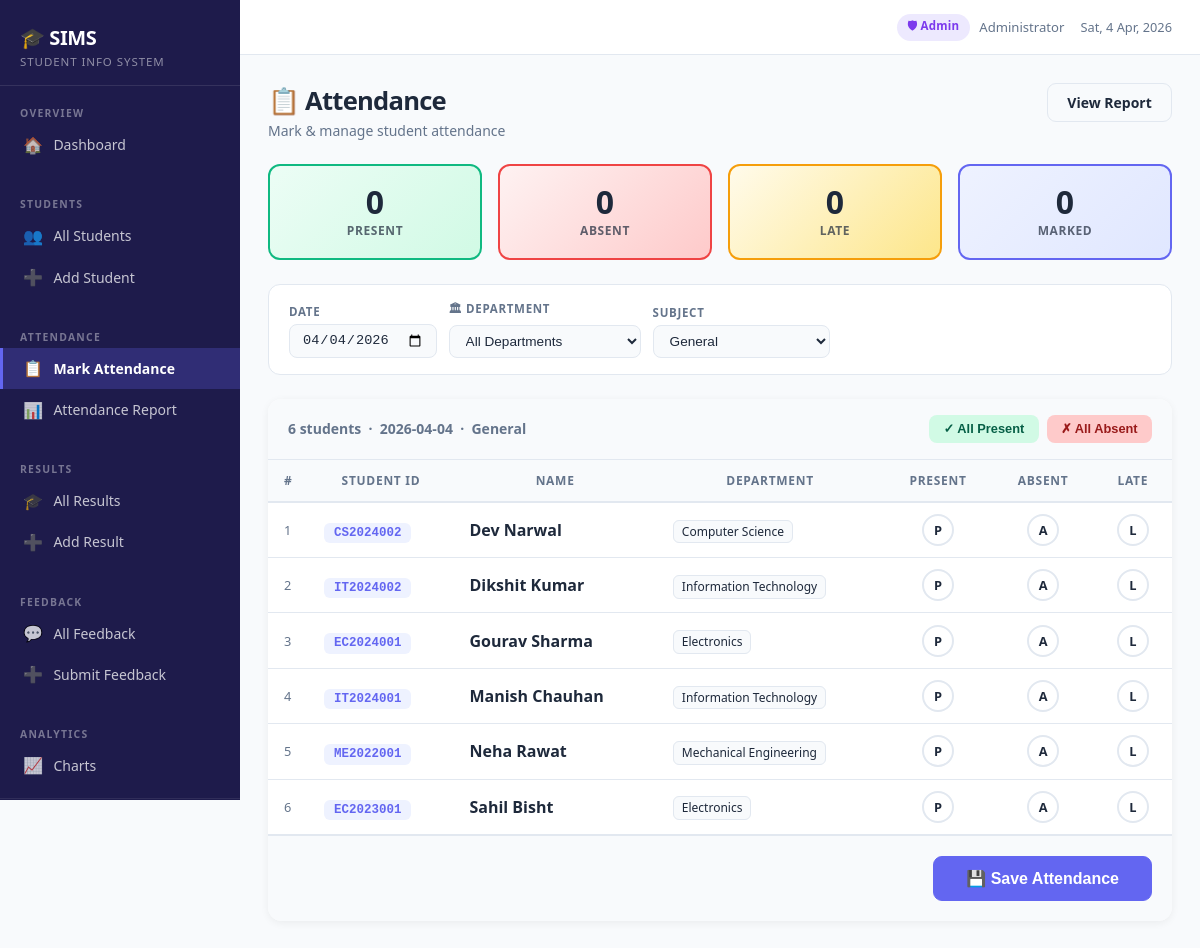
The app's page /attendance (signed in) with its own data.
### tables this page shows
CREATE TABLE students (
                id          INTEGER PRIMARY KEY AUTOINCREMENT,
                student_id  TEXT UNIQUE NOT NULL,
                name        TEXT NOT NULL,
                email       TEXT,
                dob         TEXT,
                gender      TEXT,
                department  TEXT NOT NULL,
                year        TEXT NOT NULL,
                status      TEXT DEFAULT 'Active',
                address     TEXT,
                enroll_date TEXT,
                created_at  TIMESTAMP DEFAULT CURRENT_TIMESTAMP
            );

### app.py (the view)
@app.route('/attendance')
@admin_required
def attendance():
    sel_date    = request.args.get('date', date.today().isoformat())
    sel_dept    = request.args.get('dept', '')
    sel_subject = request.args.get('subject', 'General')
    with get_db() as conn:
        q = "SELECT * FROM students WHERE status='Active'"; p = []
        if sel_dept:
            q += ' AND department=?'; p.append(sel_dept)
        q += ' ORDER BY name'
        students    = conn.execute(q, p).fetchall()
        att_records = conn.execute(
            'SELECT student_id,status FROM attendance WHERE date=? AND subject=?',
            (sel_date, sel_subject)).fetchall()
        att_map      = {r['student_id']: r['status'] for r in att_records}
        total_marked = len(att_map)
        present_ct   = sum(1 for v in att_map.values() if v == 'Present')
        absent_ct    = sum(1 for v in att_map.values() if v == 'Absent')
        late_ct      = sum(1 for v in att_map.values() if v == 'Late')
    return render_template('attendance.html',
        students=students, att_map=att_map, sel_date=sel_date,
        sel_dept=sel_dept, sel_subject=sel_subject,
        total_marked=total_marked, present_ct=present_ct,
        absent_ct=absent_ct, late_ct=late_ct,
        departments=DEPARTMENTS, subjects=SUBJECTS)

### app.py (called while the page is built)
def get_db():
    conn = sqlite3.connect(DB)
    conn.row_factory = sqlite3.Row
    return conn

def admin_required(f):
    @wraps(f)
    def decorated(*args, **kwargs):
        if 'user_id' not in session:
            flash('Please log in to access this page.', 'error')
            return redirect(url_for('login', next=request.path))
        if session.get('role') != 'admin':
            flash('Access denied — admin only.', 'error')
            return redirect(url_for('student_dashboard'))
        return f(*args, **kwargs)
    return decorated

### templates/attendance.html (shortened to what this page needs)
{% extends "base.html" %}
{% block content %}
<div class="page-header">
  <div>
    <h1 class="page-title">📋 Attendance</h1>
    <p class="page-sub">Mark &amp; manage student attendance</p>
  </div>
  <a href="{{ url_for('attendance_report') }}" class="btn btn-outline"> View Report</a>
</div>
<div class="att-stats-row">
  <div class="att-stat-card present">
    <span class="att-stat-num">{{ present_ct }}</span>
    <span class="att-stat-label">Present</span>
  </div>
  <div class="att-stat-card absent">
    <span class="att-stat-num">{{ absent_ct }}</span>
    <span class="att-stat-label">Absent</span>
  </div>
  <div class="att-stat-card late">
    <span class="att-stat-num">{{ late_ct }}</span>
    <span class="att-stat-label">Late</span>
  </div>
  <div class="att-stat-card total">
    <span class="att-stat-num">{{ total_marked }}</span>
    <span class="att-stat-label">Marked</span>
  </div>
</div>
<div class="filter-bar" style="margin-bottom:1.5rem;">
  <form method="get" class="filter-form" id="filterForm">
    <div class="filter-group">
      <label>Date</label>
      <input type="date" name="date" value="{{ sel_date }}" onchange="this.form.submit()">
    </div>
    <div class="filter-group">
      <label>🏛 Department</label>
      <select name="dept" onchange="this.form.submit()">
        <option value="">All Departments</option>
      </select>
    </div>
    <div class="filter-group">
      <label> Subject</label>
      <select name="subject" onchange="this.form.submit()">
        {% for s in subjects %}
        <option value="{{ s }}" {% if sel_subject==s %}selected{% endif %}>{{ s }}</option>
        {% endfor %}
      </select>
    </div>
  </form>
</div>
<form method="post" action="{{ url_for('mark_attendance') }}">
  <div class="att-table-wrap">
    <div class="att-toolbar">
      <span class="att-info">{{ students|length }} students &nbsp;·&nbsp; {{ sel_date }} &nbsp;·&nbsp; {{ sel_subject }}</span>
      <div class="att-bulk-btns">
        <button type="button" class="btn-bulk present" onclick="markAll('Present')">✓ All Present</button>
        <button type="button" class="btn-bulk absent"  onclick="markAll('Absent')">✗ All Absent</button>
      </div>
    </div>
    {% if students %}
    <table class="att-table">
      <thead>
        <tr>
          <th>#</th>
          <th>Student ID</th>
          <th>Name</th>
          <th>Department</th>
          <th style="text-align:center">Present</th>
          <th style="text-align:center">Absent</th>
          <th style="text-align:center">Late</th>
        </tr>
      </thead>
      <tbody>
        {% for s in students %}
        {% set current = att_map.get(s.id, '') %}
        <tr class="att-row {% if current=='Present' %}row-present{% elif current=='Absent' %}row-absent{% elif current=='Late' %}row-late{% endif %}">
          <td class="att-num">{{ loop.index }}</td>
          <td><span class="sid-badge">{{ s.student_id }}</span></td>
          <td class="att-name">{{ s.name }}</td>
          <td><span class="dept-tag">{{ s.department }}</span></td>
          <td style="text-align:center">
            <label class="radio-pill present">
              <span>P</span>
            </label>
          </td>
          <td style="text-align:center">
            <label class="radio-pill absent">
              <span>A</span>
            </label>
          </td>
          <td style="text-align:center">
            <label class="radio-pill late">
              <span>L</span>
            </label>
          </td>
        </tr>
        {% endfor %}
      </tbody>
    </table>
    <div class="att-save-bar">
      <button type="submit" class="btn btn-primary btn-lg">💾 Save Attendance</button>
    </div>
    {% else %}
    <div class="empty-state">
      <p>No active students found{% if sel_dept %} in {{ sel_dept }}{% endif %}.</p>
    </div>
    {% endif %}
  </div>
</form>
{% endblock %}

### records on screen
students: student_id "CS2024002", name "Dev Narwal", department "Computer Science"
students: student_id "IT2024002", name "Dikshit Kumar", department "Information Technology"
students: student_id "EC2024001", name "Gourav Sharma", department "Electronics"
students: student_id "IT2024001", name "Manish Chauhan", department "Information Technology"
students: student_id "ME2022001", name "Neha Rawat", department "Mechanical Engineering"
students: student_id "EC2023001", name "Sahil Bisht", department "Electronics"

### other values on screen
{{ session.get('display_name', '') }} "Administrator"
{{ present_ct }} "0"
{{ absent_ct }} "0"
{{ late_ct }} "0"
{{ total_marked }} "0"
{{ students|length }} "6"
{{ sel_date }} "2026-04-04"
{{ sel_subject }} "General"
form field subject "General"
